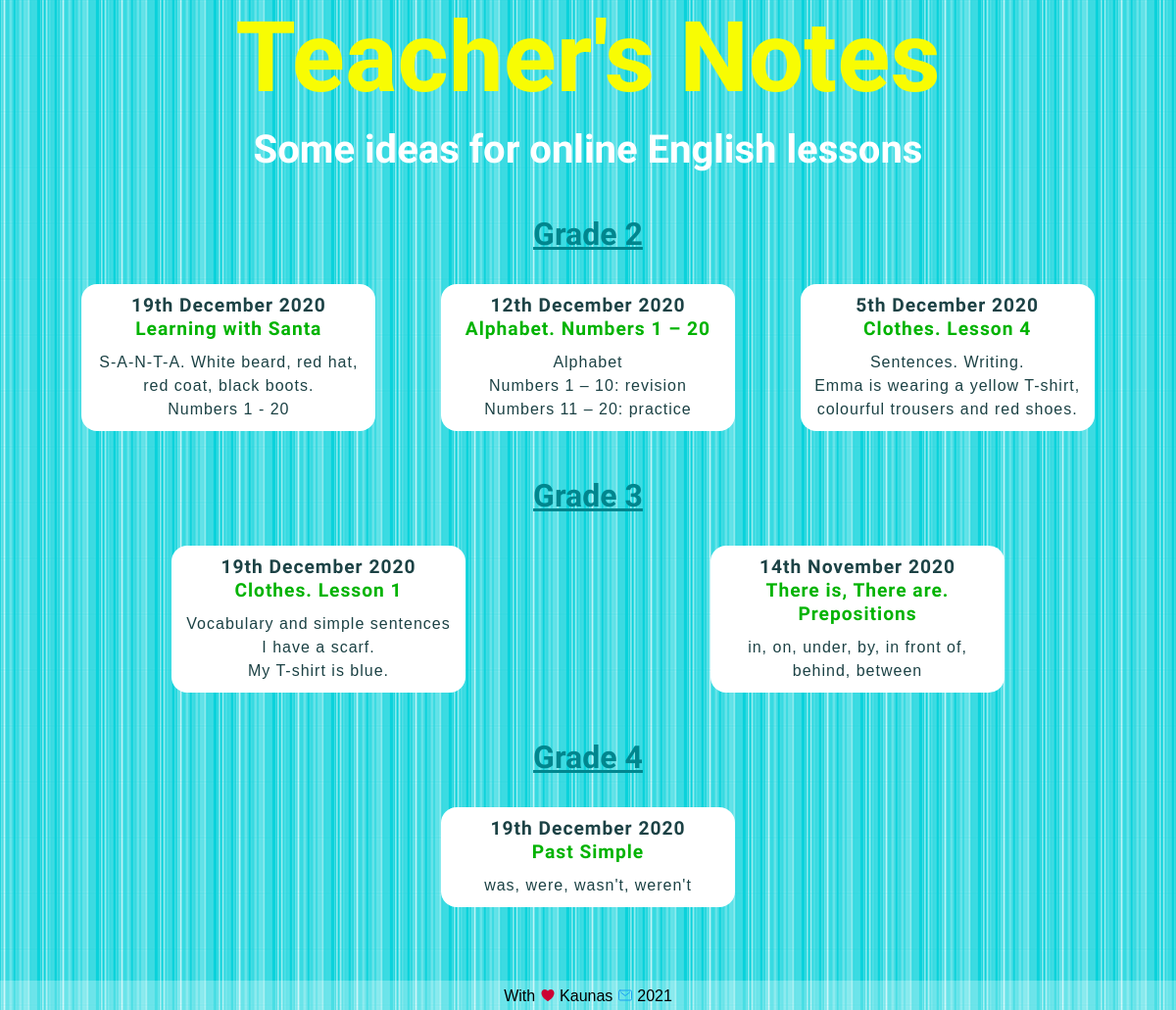
Before: / with the older database file.
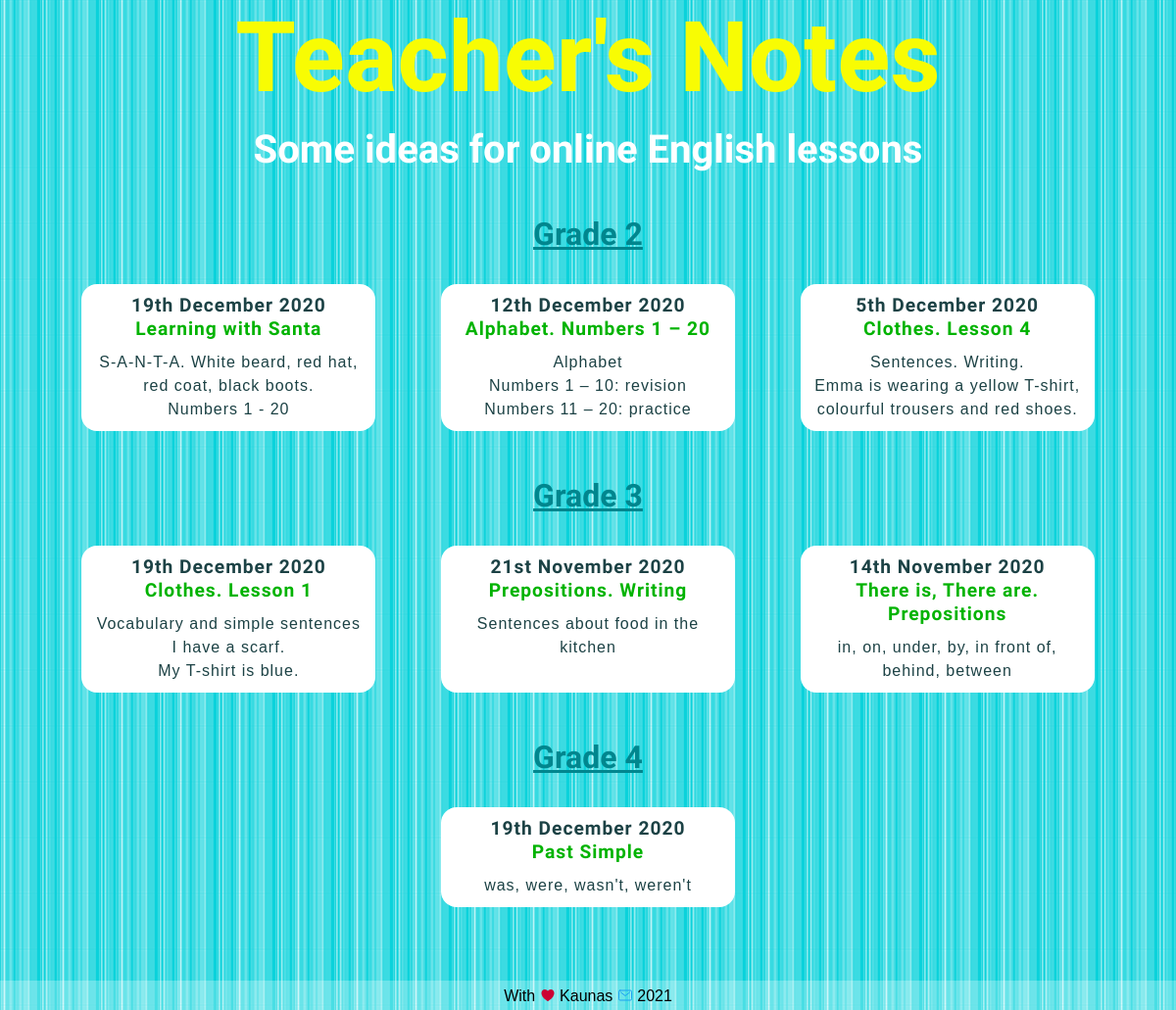
After: the same page with the newer database file.
### blog/models.py (models this page shows, shortened)
class Grade2blogpost(models.Model):
    grade = models.CharField(max_length=10, default='Grade 2')
    date = models.DateField()
    title = models.TextField(max_length=200)
    intro = models.TextField(max_length=400, default='intro')
    description = models.TextField()
    image = models.ImageField(upload_to='blog/images/', default='blog/images/soon.png')
    file = models.FileField(upload_to='blog/downloads/', blank='True')
    credits = models.TextField(blank='True')

class Grade3blogpost(models.Model):
    grade = models.CharField(max_length=10, default='Grade 3')
    date = models.DateField()
    title = models.TextField(max_length=200)
    intro = models.TextField(max_length=400, default='intro')
    description = models.TextField()
    image = models.ImageField(upload_to='blog/images/', default='blog/images/soon.png')
    file = models.FileField(upload_to='blog/downloads/', blank='True')
    credits = models.TextField(blank='True')

class Grade4blogpost(models.Model):
    grade = models.CharField(max_length=10, default='Grade 4')
    date = models.DateField()
    title = models.TextField(max_length=200)
    intro = models.TextField(max_length=400, default='intro')
    description = models.TextField()
    image = models.ImageField(upload_to='blog/images/', default='blog/images/soon.png')
    file = models.FileField(upload_to='blog/downloads/', blank='True')
    credits = models.TextField(blank='True')

### blog/views.py (the view)
# urls.py: path('', views.all_posts, name='all_posts'),
def all_posts(request):
    grade2blogposts = Grade2blogpost.objects.order_by('-date')[:3]
    grade3blogposts = Grade3blogpost.objects.order_by('-date')[:3]
    grade4blogposts = Grade4blogpost.objects.order_by('-date')[:3]
    return render(request, 'blog/all_posts.html', {'grade2blogposts': grade2blogposts,
                                                   'grade3blogposts': grade3blogposts,
                                                   'grade4blogposts': grade4blogposts})

### blog/templates/blog/all_posts.html (shortened to what this page needs)
<!DOCTYPE html>
{% load static %}
<html lang="en">
<head>
    <link href="{% static 'blog/all_posts.css' %}" type="text/css" rel="stylesheet"/>
    <link href="{% static 'blog/queries.css' %}" type="text/css" rel="stylesheet"/>
</head>
<header>
    <h1>Teacher's Notes</h1>
    <h2>Some ideas for online English lessons</h2>
</header>
<section>
    <a href="{% url 'blog:url_all_grade2' %}"><h3>Grade 2</h3></a>
    <div class="flex-container">
        {% for blogpost in grade2blogposts %}
            <a class="button" href="{% url 'blog:url_one_grade2' blogpost.id %}">
                <h4>{{ blogpost.date|date:'jS F Y' }}</h4>
                <h5>{{ blogpost.title }}</h5>
                <p>{{ blogpost.intro|safe|truncatewords:20 }}</p></a>
        {% endfor %}
    </div>
</section>
<section>
    <a href="{% url 'blog:url_all_grade3' %}"><h3>Grade 3</h3></a>
    <div class="flex-container">
        {% for blogpost in grade3blogposts %}
            <a class="button" href="{% url 'blog:url_one_grade3' blogpost.id %}">
                <h4>{{ blogpost.date|date:'jS F Y' }}</h4>
                <h5>{{ blogpost.title }}</h5>
                <p>{{ blogpost.intro|safe|truncatewords:20 }}</p></a>
        {% endfor %}
    </div>
</section>
<section>
    <a href="{% url 'blog:url_all_grade4' %}"><h3>Grade 4</h3></a>
    <div class="flex-container">
        {% for blogpost in grade4blogposts %}
            <a class="button" href="{% url 'blog:url_one_grade4' blogpost.id %}">
                <h4>{{ blogpost.date|date:'jS F Y' }}</h4>
                <h5>{{ blogpost.title }}</h5>
                <p>{{ blogpost.intro|safe|truncatewords:20 }}</p></a>
        {% endfor %}
    </div>
</section>
<footer>
    <p class="signature">With <a>
        <ion-icon class="heart" name="heart"></ion-icon>
    </a> Kaunas
        <a style="text-decoration: none" href="mailto:welcome@listensingtalk.com">
            <ion-icon class="mail" name="mail-outline"></ion-icon>
        </a> 2021
    </p>
</footer>
</body>
</html>

Changed rows visible on the page:
added Grade3blogpost: date "21st November 2020", title "Prepositions. Writing", intro "Sentences about food in the kitchen"
